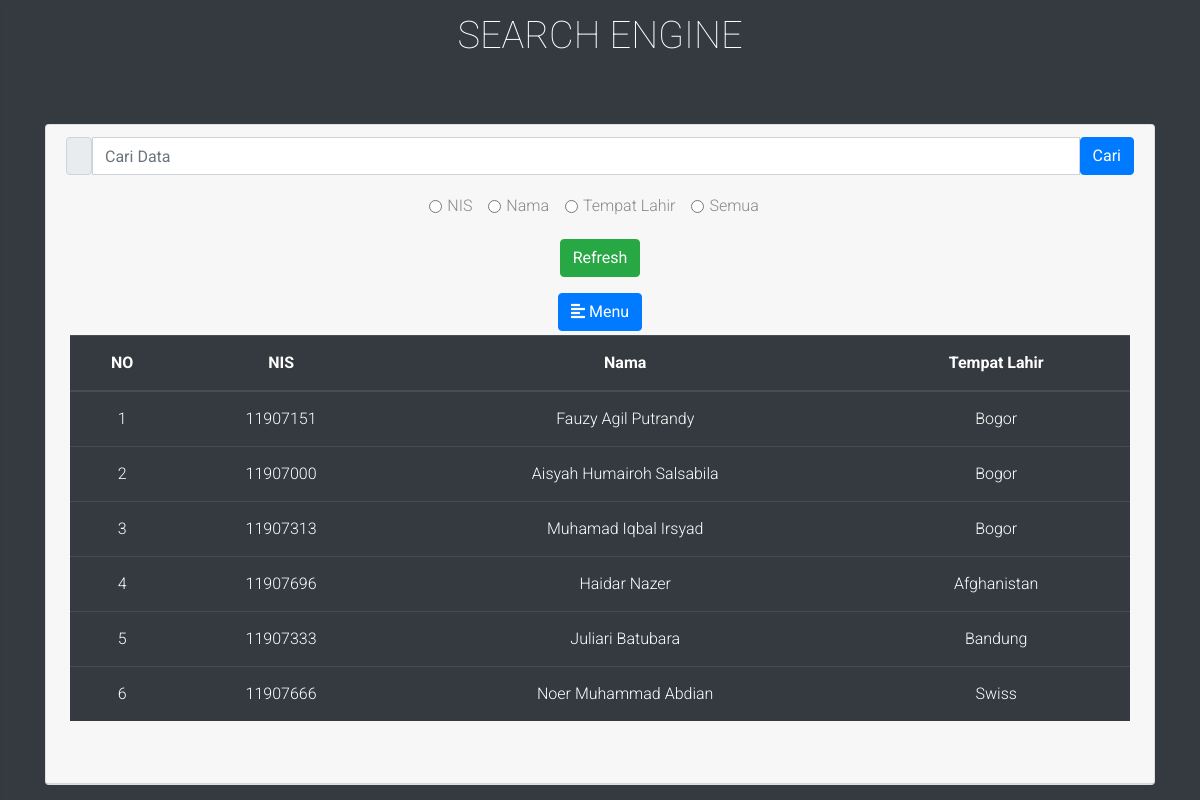
The page / on the database its author committed.
### tables this page shows
CREATE TABLE `siswa` (
  `id` int(11) NOT NULL,
  `nis` int(8) NOT NULL,
  `nama` varchar(100) NOT NULL,
  `ttl` varchar(100) NOT NULL
);

### php/search.php (called while the page is built)
<?php
if (isset($_GET['cari'])) {
    @$radiovalue = $_GET['radiocheck'];
    $cari = $_GET['cari'];
    echo "<b>Hasil pencarian : " . $cari . "</b>";
    if ($radiovalue == "nis") {
        $query = mysqli_query($conn, "SELECT * FROM siswa WHERE nis LIKE '%" . $cari . "%' ");
    }
    if ($radiovalue == "nama") {
        $query = mysqli_query($conn, "SELECT * FROM siswa WHERE nama LIKE '%" . $cari . "%' ");
    }
    if ($radiovalue == "ttl") {
        $query = mysqli_query($conn, "SELECT * FROM siswa WHERE ttl LIKE '%" . $cari . "%' ");
    }
    if ($radiovalue == "semua") {
        $query = mysqli_query($conn, "SELECT * FROM siswa WHERE nis LIKE '%" . $cari . "%' OR nama LIKE '%" . $cari . "%' OR ttl LIKE '%" . $cari . "%' ");
    }
    if ($radiovalue == "") {
        $query = mysqli_query($conn, "SELECT * FROM siswa WHERE nis LIKE '%" . $cari . "%' OR nama LIKE '%" . $cari . "%' OR ttl LIKE '%" . $cari . "%' ");
    }
}
else {
    $query = mysqli_query($conn, "SELECT * FROM siswa");
}
$no = 1;

### index.php (the view, shortened to what this page needs)
<?php
require_once 'php/config.php';
require_once 'app/header.php';
?>
<body class="bg-dark">
  <div class="mt-5 pt-3">
    <div class="container">
      <div class="card">
        <div class="card-header">
          <form action="index.php" method="GET">
            <div class="form-group mb-3 input-group">
              <span class="input-group-text">
              </span>
              <input type="text" class="form-control" placeholder="Cari Data" name="cari">
              <button type="submit" class="btn btn-primary">Cari</button>
            </div>
            <div class="mb-3 radio-group">
              <div class="form-check form-check-inline">
                <input class="form-check-input" type="radio" name="radiocheck" id="radioNis" value="nis" autocomplete="off">
                <label class="form-check-label" for="radioNis">NIS</label>
              </div>
              <div class="form-check form-check-inline">
                <input class="form-check-input" type="radio" name="radiocheck" id="radioNama" value="nama" autocomplete="off">
                <label class="form-check-label" for="radioNama">Nama</label>
              </div>
              <div class="form-check form-check-inline">
                <input class="form-check-input" type="radio" name="radiocheck" id="radioTempat" value="ttl" autocomplete="off">
                <label class="form-check-label" for="radioTempat">Tempat Lahir</label>
              </div>
              <div class="form-check form-check-inline">
                <input class="form-check-input" type="radio" name="radiocheck" id="radioSemua" value="semua" autocomplete="off">
                <label class="form-check-label" for="radioSemua">Semua</label>
              </div>
            </div>
          </form>
          <div class="mb-3">
            <a class="btn btn-success" href="index.php">Refresh</a>
          </div>
          <?php
          require_once 'app/sidebar.php';
          ?>
          <div class="p-1 my-container active-cont">
            <div>
              <table class="table table-dark">
                <thead class="table-dark">
                  <tr>
                    <th scope="col">NO</th>
                    <th scope="col">NIS</th>
                    <th scope="col">Nama</th>
                    <th scope="col">Tempat Lahir</th>
                  </tr>
                </thead>
                <tbody>
                  <?php
                  include 'php/search.php';
                  while ($row = mysqli_fetch_object($query)) {
                  ?>
                    <tr>
                      <td><?= $no++; ?></td>
                      <td><?= $row->nis; ?></td>
                      <td><?= $row->nama; ?></td>
                      <td><?= $row->ttl; ?></td>
                    </tr>
                  <?php }
                  ?>
                </tbody>
              </table>
            </div>
          </div>
          <a class="btn border-0" id="menu-btn">
          </a>
        </div>
      </div>
    </div>
  </div>
</body>

### app/header.php (shortened to what this page needs)
<!DOCTYPE html>
<html lang="en">
<head>
    <h1 class="text-white bg-dark">SEARCH ENGINE</h1>
    <link rel="stylesheet" href="https://stackpath.bootstrapcdn.com/bootstrap/4.3.1/css/bootstrap.min.css">
    <link rel="stylesheet" href="https://use.fontawesome.com/releases/v5.7.2/css/all.css">
    <link rel="stylesheet" href="assets/css/style.css">
    <link rel="stylesheet" href="assets/css/media-queries.css">
</head>

### app/sidebar.php (shortened to what this page needs)
<div class="wrapper">
    <div class="content">
        <a class="btn btn-primary btn-customized open-menu" href="#" role="button">
            <i class="fas fa-align-left"></i> <span>Menu</span>
        </a>
    </div>
</div>

### assets/css/style.css (style rules this page uses)
body { font-family: "Roboto", sans-serif; font-size: 16px; font-weight: 300; color: #888; line-height: 30px; text-align: center; }
a { color: #00ffff; border-bottom: 1px dashed #00ffff; text-decoration: none; transition: all 0.3s; }
h1, h2 { margin-top: 10px; font-size: 38px; font-weight: 100; color: #555; line-height: 50px; }
.wrapper { display: block; }

### rows shown on the page
siswa: nis "11907151", nama "Fauzy Agil Putrandy", ttl "Bogor"
siswa: nis "11907000", nama "Aisyah Humairoh Salsabila", ttl "Bogor"
siswa: nis "11907313", nama "Muhamad Iqbal Irsyad", ttl "Bogor"
siswa: nis "11907696", nama "Haidar Nazer", ttl "Afghanistan"
siswa: nis "11907333", nama "Juliari Batubara", ttl "Bandung"
siswa: nis "11907666", nama "Noer Muhammad Abdian", ttl "Swiss"
